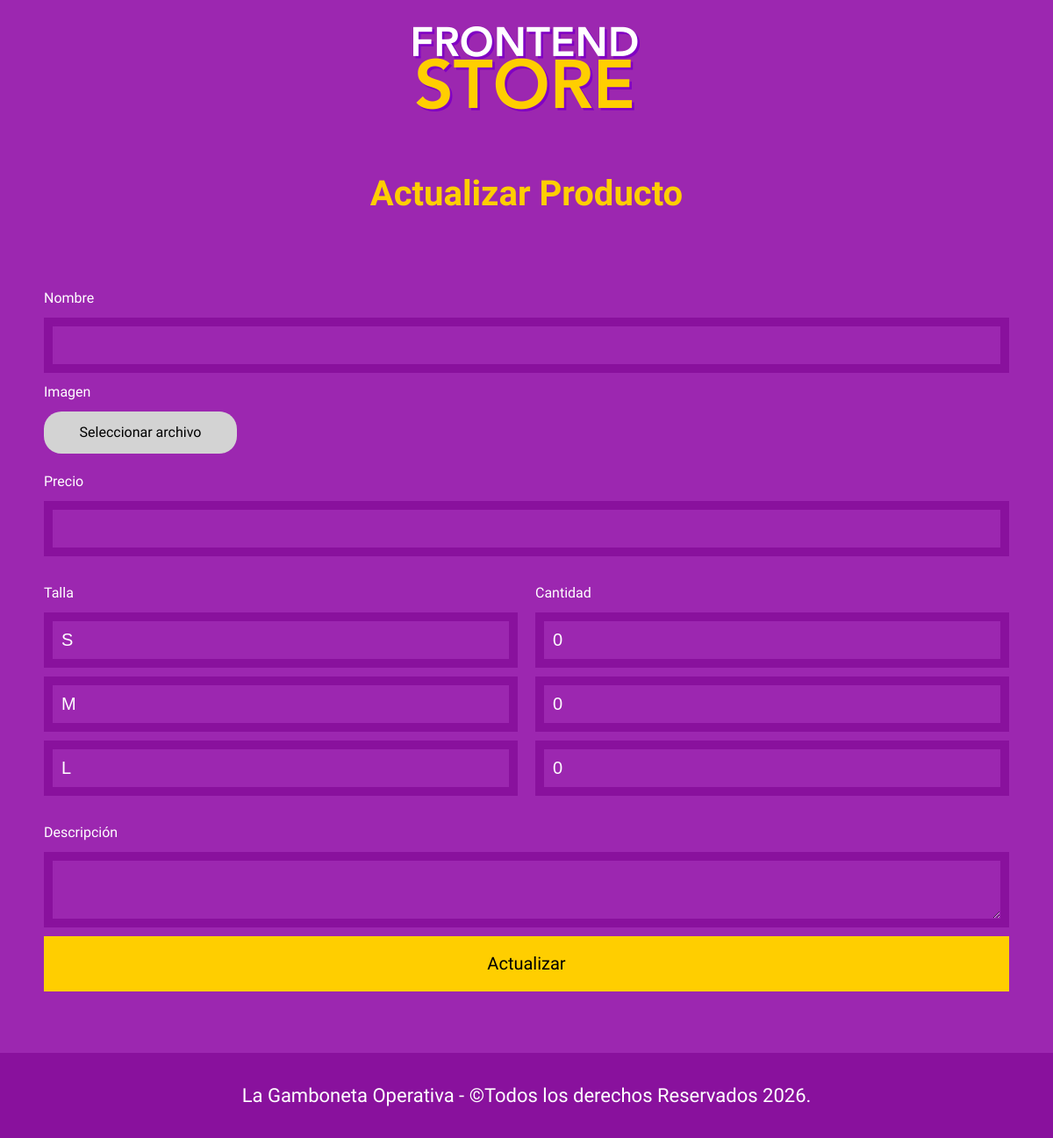
The app's page /admin/actualizar_producto/3, older data.
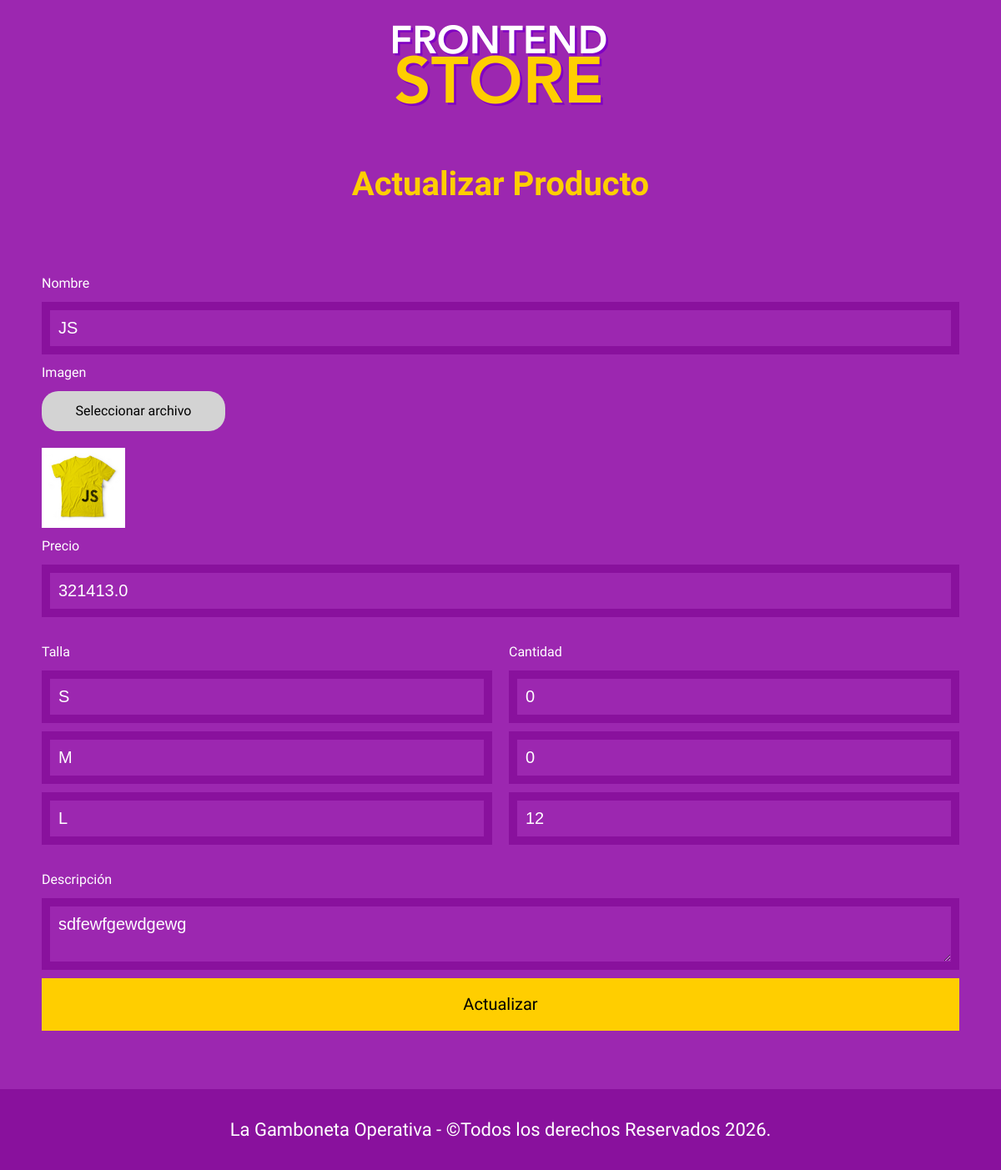
The same page, newer data.
### tables this page shows
CREATE TABLE tallas (

	id_talla INTEGER NOT NULL PRIMARY KEY AUTOINCREMENT UNIQUE,
	talla TEXT NOT NULL

);

CREATE TABLE productos (
	id_producto INTEGER NOT NULL PRIMARY KEY AUTOINCREMENT UNIQUE,
	nombre TEXT NOT NULL,
	imagen TEXT,
	precio REAL,
	descripcion TEXT
);

### app.py (the view)
@app.route('/admin/actualizar_producto/<int:id>')
def actualizar_producto(id):
    producto = Productos.obtener_producto(id)
    tallas = Productos.obtener_tallas()
    stock = Productos.obtener_stock_por_producto(id)
    return render_template('admin/actualizar_producto.html', producto = producto, tallas = tallas, stock = stock)

### database/db.py (called while the page is built)
def conectarDB():
    try:
      db = sqlite3.connect(DB_URL)
      db.row_factory = sqlite3.Row
      print("Conexión exitosa")
      return db
    except:
      print("Error")

### models/Productos.py (called while the page is built)
    @staticmethod
    def obtener_tallas():
        db = conectarDB()
        cursor = db.cursor()
        cursor.execute("SELECT id_talla, talla FROM tallas ORDER BY id_talla")
        tallas = cursor.fetchall()
        db.close()
        return tallas

    @staticmethod
    def obtener_stock_por_producto(id):
        db = conectarDB()
        cursor = db.cursor()
        cursor.execute("""
            SELECT t.talla, vc.stock
            FROM variantes_camisas vc
            JOIN tallas t ON vc.id_talla = t.id_talla
            WHERE vc.id_producto = ?
        """, (id,))
        stock_detalle = cursor.fetchall()
        db.close()
        return stock_detalle

### templates/admin/actualizar_producto.html (shortened to what this page needs)
{% extends "base.html" %}
{% block contenido %}
    <h1>Actualizar Producto</h1>
    <form class="formulario-producto" method="POST" enctype="multipart/form-data">
        <label for="nombre">Nombre</label>
        <input class="formulario__campo" type="text" name="nombre" id="nombre" value="{{producto.nombre}}">
        <label>Imagen</label>
        <div class="contenedor-imagen">
            <label for="imagen">Seleccionar archivo</label>
        </div>
        {% if producto.imagen: %}
        <img src="{{url_for('static', filename='uploads/' ~ producto.imagen)}}" class="imagen-small" alt="imagen">
        {% endif %}
        <label for="precio">Precio</label>
        <input class="formulario__campo" type="number" name="precio" id="precio" value="{{producto.precio}}">
        <div class="seccion-tallas">
            <div class="encabezado-tallas">
                <span class="label-mini">Talla</span>
                <span class="label-mini">Cantidad</span>
            </div>
            {% for t in tallas %}
            <div class="fila-talla">
                <input type="text" class="formulario__campo" value="{{ t[1] }}">
                {% set vc = namespace(cantidad=0) %}
                {% for s in stock %}
                    {% if s[0] == t[1] %}
                        {% set vc.cantidad = s[1] %}
                    {% endif %}
                {% endfor %}
                <input class="formulario__campo" type="number" name="cantidad[]" value="{{vc.cantidad}}" placeholder="0" min="0">
            </div>
            {% endfor %}
        </div>
        <label for="descripcion">Descripción</label>
        <textarea class="formulario__campo" name="descripcion" id="descripcion">{{producto.descripcion}}</textarea>
        <button class="formulario__submit" type="submit">Actualizar</button>
    </form>
{% endblock %}

Row changes from the older to the newer data that the page shows:
added productos: nombre "JS", imagen (picture), precio "321413.0", descripcion "sdfewfgewdgewg"
computed for tallas (number 3 of 3 on the later page): cantidad "0" → "12"
